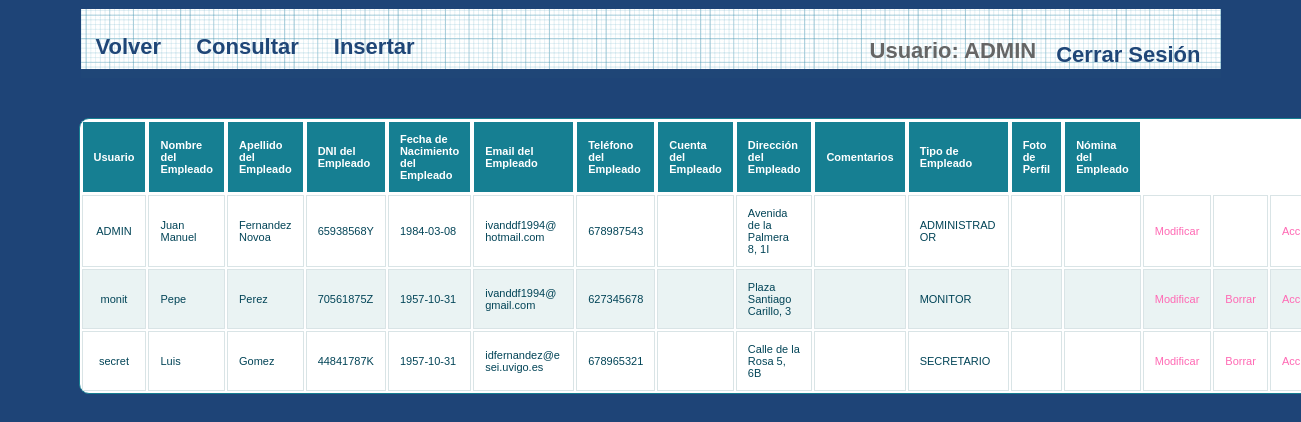
/IUjulio/Controllers/EMPLEADO_Controller.php (signed in), run on the app's committed database.
### tables this page shows
CREATE TABLE IF NOT EXISTS `EMPLEADOS` (
  `EMP_USER` varchar(25) NOT NULL,
  `EMP_PASSWORD` varchar(128) NOT NULL,
  `EMP_NOMBRE` varchar(25) DEFAULT NULL,
  `EMP_APELLIDO` varchar(50) DEFAULT NULL,
  `EMP_DNI` varchar(10) DEFAULT NULL,
  `EMP_FECH_NAC` date DEFAULT NULL,
  `EMP_EMAIL` varchar(50) DEFAULT NULL,
  `EMP_TELEFONO` int(15) DEFAULT NULL,
  `EMP_CUENTA` varchar(60) DEFAULT NULL,
  `EMP_DIRECCION` varchar(80) DEFAULT NULL,
  `EMP_COMENTARIOS` varchar(1000) DEFAULT NULL,
  `EMP_TIPO` int(10) DEFAULT NULL,
  `EMP_ESTADO` enum('Activo','Inactivo') DEFAULT NULL,
  `EMP_FOTO` varchar(500) DEFAULT NULL,
  `EMP_NOMINA` varchar(500) DEFAULT NULL
);

CREATE TABLE IF NOT EXISTS `ROL` (
`ROL_ID` int(10) NOT NULL,
  `ROL_NOM` varchar(80) DEFAULT NULL
);

### IUjulio/Models/EMPLEADO_Model.php (called while the page is built, shortened)
<?php
include '../Functions/LibraryFunctions.php';
class EMPLEADOS_Modelo
{
	var $mysqli;
function ConectarBD()
{
    $this->mysqli = new mysqli("localhost", "iu2016", "iu2016", "IU2016");
}
	function ConsultarTodo()
	{
		$sql = "select * from EMPLEADOS";
		if (!($resultado = $this->mysqli->query($sql))){
			return 'Error en la consulta sobre la base de datos';
		}
		else{
			$toret=array();
			$i=0;
			while ($fila= $resultado->fetch_array()) {
				$toret[$i]=$fila;
				$i++;
			}
			return $toret;
		}
	}
}
?>

### IUjulio/Functions/LibraryFunctions.php (called while the page is built, shortened)
<?php
function ConsultarNOMRol($ROL_ID) {
    $mysqli = new mysqli("localhost", "iu2016", "iu2016", "IU2016");
    $sql = "SELECT ROL_NOM FROM ROL WHERE ROL_ID='" . $ROL_ID . "'";
    $result = $mysqli->query($sql)->fetch_array();
    return $result['ROL_NOM'];
}
                    ?><a style="font-size:20px;" href='../Controllers/EMPLEADO_Controller.php'><?php echo $strings['Gestión de Empleados'] ?></a><br><br>  <?php

### IUjulio/Views/EMPLEADO_SHOW_ALL_Vista.php (the view, shortened to what this page needs)
<?php
class EMPLEADOS_Show{
private $datos;
private $volver;
function __construct($array, $volver){
	$this->datos = $array;
	$this->volver = $volver;
	$this->render();
}
function render(){
?>
?> <head>
	<link rel="stylesheet" href="../Styles/styles.css" type="text/css" media="screen" />
	<link rel="stylesheet" type="text/css" href="../Styles/print.css" media="print" />
	</head>
	<div id="wrapper">
		<nav>
			<div class="menu">
				<ul>
					<li><a href="../Functions/Desconectar.php"><?php echo  $strings['Cerrar Sesión']; ?></a></li>
					<li><?php echo $strings['Usuario'].": ". $_SESSION['login']; ?></li>
				</ul>
				<?php echo '<a href=\'' . $this->volver . "'>" . $strings['Volver'] . " </a>"; ?></li>
				<a href='./EMPLEADO_Controller.php?accion=<?php echo $strings['Consultar']?>'><?php echo $strings['Consultar']?></a>
				<a href='./EMPLEADO_Controller.php?accion=<?php echo $strings['Insertar']?>'><?php echo $strings['Insertar']?></a>
			</div>
		</nav>
<?php
	$lista = array('EMP_USER','EMP_NOMBRE', 'EMP_APELLIDO', 'EMP_DNI','EMP_FECH_NAC', 'EMP_EMAIL',  'EMP_TELEFONO', 'EMP_CUENTA', 'EMP_DIRECCION', 'EMP_COMENTARIOS', 'EMP_TIPO','EMP_FOTO','EMP_NOMINA');
?>
	<br><br>
	<table id="btable" class="responstable" border = 1>
	<tr>
<?php
	foreach($lista as $titulo){
	if($titulo==='EMP_DIRECCION') {
		echo "<th colspan='2'>";
	}
	else {
		echo "<th>";
	}
		?>
<?php
		echo $strings[$titulo];
?>
		</th>
<?php
	}
?>
	</tr>
<?php
for ($j=0;$j<count($this->datos);$j++){
if ($this->datos[$j]['EMP_ESTADO']!=='Inactivo'){
echo "<tr>";
foreach ($this->datos [$j] as $clave => $valor) {
	for ($i = 0; $i < count($lista); $i++) {
		?>
		<?php
		if ($clave === $lista[$i]) {
			if($clave==='EMP_DIRECCION') {
				echo "<td colspan='2'>";
			}
			else {
				echo "<td>";
			}
			if( ($clave==='EMP_FOTO' ||$clave==='EMP_NOMINA') ){
				if(is_file($valor)) {
					echo "<a target='_blank' href='" . $valor . "'>".$strings['Ver']."</a>";
				}
			}
			else
				if($clave==='EMP_TIPO') {
if(isset($strings[ConsultarNOMRol($valor)])){
					echo $strings[ConsultarNOMRol($valor)];}
					else{
						echo ConsultarNOMRol($valor);
					}
				}
				else {
			echo $valor;
			}
			echo "</td>";
		}
		?>
		<?php
	}
}
?>
		<td>
			<a href='EMPLEADO_Controller.php?EMP_USER=<?php echo $this->datos[$j]['EMP_USER'] . '&accion='.$strings['Modificar']; ?>'><?php echo $strings['Modificar'] ?></a>
		</td>
		<td>
			<?php if ($this->datos[$j]['EMP_USER']!=='ADMIN'){?>
			 <a href='EMPLEADO_Controller.php?EMP_USER=<?php echo $this->datos[$j]['EMP_USER'] . '&accion='.$strings['Borrar']; ?>'><?php echo $strings['Borrar'] ?></a>
		<?php } ?>
		</td>
		<td>
			<a href='EMPLEADO_Controller.php?EMP_USER=<?php echo $this->datos[$j]['EMP_USER'] . '&accion='.$strings['Modificar acciones']; ?>'><?php echo $strings['Modificar acciones']?></a>
		</td>
		</tr>
			<?php
			}
}
?>
	</table>
</div>
<?php
}
}

### IUjulio/Styles/styles.css (style rules this page uses)
* { margin: 0; padding: 0; }
ul li { list-style-type:none; }
header, footer, section, aside, nav, article { display: block; }
#wrapper { width: 1140px; margin: 0 auto; margin-top: 5px; margin-bottom: 5px; }
nav { width: 1140px; height: 69px; margin: 0 auto; background: #1F4677 url(../images/blueprintpaper.png) repeat-x; }
a:link, a:visited { color:hotpink; text-decoration: none; }
li { padding-left: 5px; }
nav .menu { font-size: 22px; font-weight: bold; }
nav .menu ul { margin: 0; padding: 25px 0 0 20px; list-style: none; line-height: normal; }
nav .menu li { display: block; float: right; }
nav .menu a { display: block; margin-right: 5px; padding: 0px 15px; text-decoration: none; color: #1F4677; float:left; }
table { white-space: normal; line-height: normal; font-weight: normal; font-size: small; font-style: normal; color: black; text-align: center; font-variant: normal; border-color: gray; background-color: white; }
#btable { white-space: normal; line-height: normal; font-weight: normal; font-size: 11px; font-style: normal; color: black; text-align: center; font-variant: normal; border-color: gray; background-color: white; margin-left: -2px; }
#btable { width: 100%; overflow: hidden; background: #FFF; color: #024457; border-radius: 10px; border: 1px solid #167F92; }
#btable tr { border: 1px solid #D9E4E6; }
#btable tr:nth-child(odd) { background-color: #EAF3F3; }
#btable th { display: none; border: 1px solid #FFF; background-color: #167F92; color: #FFF; padding: 1em; }
#btable th:first-child { display: table-cell; text-align: center; }
#btable th:nth-child(2) { display: table-cell; }
#btable th:nth-child(2):after { content: attr(data-th); }
@media (min-width: 480px) { #btable th:nth-child(2):after { display: none; } }
#btable td { display: block; word-wrap: break-word; max-width: 7em; }
#btable td:first-child { display: table-cell; text-align: center; border-right: 1px solid #D9E4E6; }
@media (min-width: 480px) { #btable td { border: 1px solid #D9E4E6; } }
#btable th, #btable td { text-align: left; margin: .5em 1em; }
@media (min-width: 480px) { #btable th, #btable td { display: table-cell; padding: 1em; } }
#content p, ul, ol, hr { margin-bottom: 24px; }
* { margin-top: 4px; }

### IUjulio/Styles/print.css (style rules this page uses)
a { text-decoration : underline; color : #0000ff; }
a:link:after, a:visited:after { content: " (" attr(href) ") "; font-size: 70%; }
nav, footer, header, aside { display : none; }

### data on the page
empleados: EMP_USER "ADMIN", EMP_NOMBRE "Juan Manuel", EMP_APELLIDO "Fernandez Novoa", EMP_DNI "65938568Y", EMP_FECH_NAC "1984-03-08", EMP_EMAIL "ivanddf1994@hotmail.com", EMP_TELEFONO "678987543", EMP_ESTADO "Activo" (drawn), EMP_DIRECCION "Avenida de la Palmera 8, 1I", EMP_TIPO.ROL_NOM "ADMINISTRADOR"
empleados: EMP_USER "monit", EMP_NOMBRE "Pepe", EMP_APELLIDO "Perez", EMP_DNI "70561875Z", EMP_FECH_NAC "1957-10-31", EMP_EMAIL "ivanddf1994@gmail.com", EMP_TELEFONO "627345678", EMP_ESTADO "Activo" (drawn), EMP_DIRECCION "Plaza Santiago Carillo, 3", EMP_TIPO.ROL_NOM "MONITOR"
empleados: EMP_USER "secret", EMP_NOMBRE "Luis", EMP_APELLIDO "Gomez", EMP_DNI "44841787K", EMP_FECH_NAC "1957-10-31", EMP_EMAIL "idfernandez@esei.uvigo.es", EMP_TELEFONO "678965321", EMP_ESTADO "Activo" (drawn), EMP_DIRECCION "Calle de la Rosa 5, 6B", EMP_TIPO.ROL_NOM "SECRETARIO"

### other printed values
$strings['Cerrar Sesión'] "Cerrar Sesión"
$strings['Usuario'] "Usuario"
$_SESSION['login'] "ADMIN"
$strings['Volver'] "Volver"
$strings['Consultar'] "Consultar"
$strings['Insertar'] "Insertar"
$strings[$titulo] "Usuario"
$strings[$titulo] "Nombre del Empleado"
$strings[$titulo] "Apellido del Empleado"
$strings[$titulo] "DNI del Empleado"
$strings[$titulo] "Fecha de Nacimiento del Empleado"
$strings[$titulo] "Email del Empleado"
$strings[$titulo] "Teléfono del Empleado"
$strings[$titulo] "Cuenta del Empleado"
$strings[$titulo] "Dirección del Empleado"
